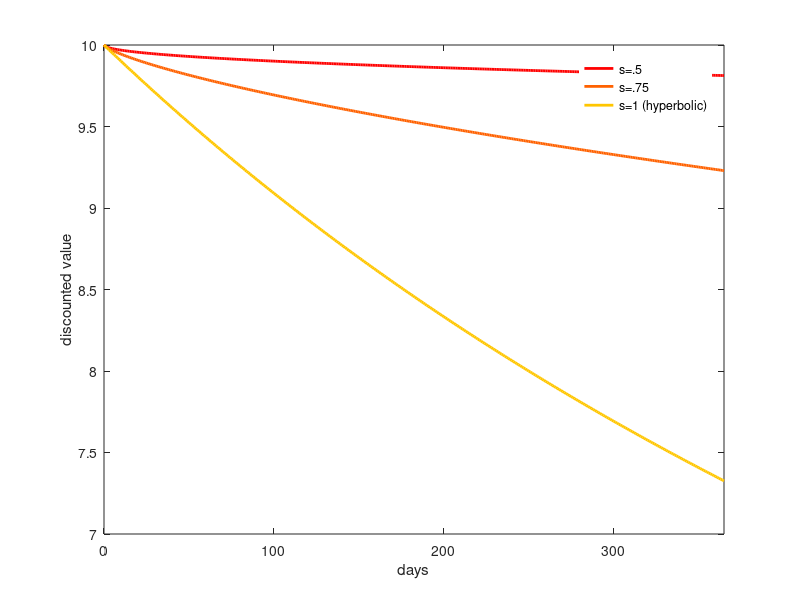

This chart was generated by the following MATLAB code:
%theoretical differences
clear all; close all; clc

%delays=[2 7 14 30 90 180 365 365*3];
delays=0:365;
k=.001;
ss=[.5 .75 1];

discountfun1=@(kappa,delay) 1./(1+kappa.*delay);
discountfun2=@(kappa,delay,s) 1./(1+kappa.*delay.^s);

h1=figure('color','white'); hold on; box on;
lw=2;

cols=colormap('autumn');
cols=cols([1 25 50],:);
r2=10; 
for i=1:length(ss)
    s=ss(i);
    V2=discountfun2(k,delays,s)*r2;
    
    c=cols(i,:);
    l(i)= plot(delays,V2,'color',c,'LineWidth',lw);
    
end
legend(l,{'s=.5','s=.75','s=1 (hyperbolic)'},'box','off','Location','Best')
xlabel('days');
ylabel('discounted value');
xlim([min(delays) max(delays)])

set(h1,'Position',[200 200 250 150])



